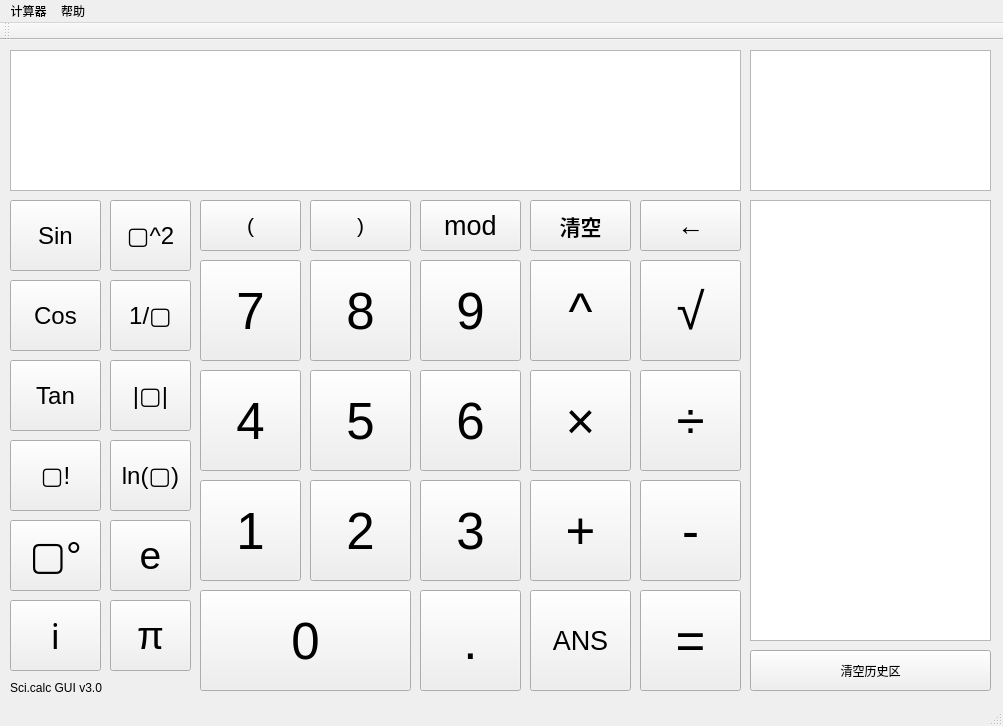
<?xml version="1.0" encoding="UTF-8"?>
<ui version="4.0">
 <class>MainWindow</class>
 <widget class="QMainWindow" name="MainWindow">
  <property name="enabled">
   <bool>true</bool>
  </property>
  <property name="geometry">
   <rect>
    <x>0</x>
    <y>0</y>
    <width>1003</width>
    <height>726</height>
   </rect>
  </property>
  <property name="sizePolicy">
   <sizepolicy hsizetype="MinimumExpanding" vsizetype="Preferred">
    <horstretch>0</horstretch>
    <verstretch>0</verstretch>
   </sizepolicy>
  </property>
  <property name="minimumSize">
   <size>
    <width>813</width>
    <height>726</height>
   </size>
  </property>
  <property name="maximumSize">
   <size>
    <width>1005</width>
    <height>780</height>
   </size>
  </property>
  <property name="windowTitle">
   <string>科  学  计  算  器</string>
  </property>
  <property name="windowIcon">
   <iconset>
    <normaloff>nano_icon_pack_6.ico</normaloff>nano_icon_pack_6.ico</iconset>
  </property>
  <widget class="QWidget" name="centralwidget">
   <widget class="QTextBrowser" name="history">
    <property name="geometry">
     <rect>
      <x>750</x>
      <y>160</y>
      <width>241</width>
      <height>441</height>
     </rect>
    </property>
    <property name="font">
     <font>
      <family>Arial</family>
      <pointsize>16</pointsize>
     </font>
    </property>
    <property name="cursor" stdset="0">
     <cursorShape>IBeamCursor</cursorShape>
    </property>
   </widget>
   <widget class="QTextEdit" name="inputBox">
    <property name="geometry">
     <rect>
      <x>10</x>
      <y>10</y>
      <width>731</width>
      <height>141</height>
     </rect>
    </property>
    <property name="font">
     <font>
      <family>Arial</family>
      <pointsize>33</pointsize>
     </font>
    </property>
    <property name="cursor" stdset="0">
     <cursorShape>IBeamCursor</cursorShape>
    </property>
    <property name="statusTip">
     <string/>
    </property>
    <property name="layoutDirection">
     <enum>Qt::LeftToRight</enum>
    </property>
   </widget>
   <widget class="QPushButton" name="pb7">
    <property name="geometry">
     <rect>
      <x>200</x>
      <y>220</y>
      <width>101</width>
      <height>101</height>
     </rect>
    </property>
    <property name="font">
     <font>
      <family>Arial</family>
      <pointsize>38</pointsize>
     </font>
    </property>
    <property name="text">
     <string>7</string>
    </property>
   </widget>
   <widget class="QPushButton" name="pb8">
    <property name="geometry">
     <rect>
      <x>310</x>
      <y>220</y>
      <width>101</width>
      <height>101</height>
     </rect>
    </property>
    <property name="font">
     <font>
      <family>Arial</family>
      <pointsize>38</pointsize>
     </font>
    </property>
    <property name="text">
     <string>8</string>
    </property>
   </widget>
   <widget class="QPushButton" name="pb9">
    <property name="geometry">
     <rect>
      <x>420</x>
      <y>220</y>
      <width>101</width>
      <height>101</height>
     </rect>
    </property>
    <property name="font">
     <font>
      <family>Arial</family>
      <pointsize>38</pointsize>
     </font>
    </property>
    <property name="text">
     <string>9</string>
    </property>
   </widget>
   <widget class="QPushButton" name="pb4">
    <property name="geometry">
     <rect>
      <x>200</x>
      <y>330</y>
      <width>101</width>
      <height>101</height>
     </rect>
    </property>
    <property name="font">
     <font>
      <family>Arial</family>
      <pointsize>38</pointsize>
     </font>
    </property>
    <property name="text">
     <string>4</string>
    </property>
   </widget>
   <widget class="QPushButton" name="pb5">
    <property name="geometry">
     <rect>
      <x>310</x>
      <y>330</y>
      <width>101</width>
      <height>101</height>
     </rect>
    </property>
    <property name="font">
     <font>
      <family>Arial</family>
      <pointsize>38</pointsize>
     </font>
    </property>
    <property name="text">
     <string>5</string>
    </property>
   </widget>
   <widget class="QPushButton" name="pb6">
    <property name="geometry">
     <rect>
      <x>420</x>
      <y>330</y>
      <width>101</width>
      <height>101</height>
     </rect>
    </property>
    <property name="font">
     <font>
      <family>Arial</family>
      <pointsize>38</pointsize>
     </font>
    </property>
    <property name="text">
     <string>6</string>
    </property>
   </widget>
   <widget class="QPushButton" name="pb1">
    <property name="geometry">
     <rect>
      <x>200</x>
      <y>440</y>
      <width>101</width>
      <height>101</height>
     </rect>
    </property>
    <property name="font">
     <font>
      <family>Arial</family>
      <pointsize>38</pointsize>
     </font>
    </property>
    <property name="text">
     <string>1</string>
    </property>
   </widget>
   <widget class="QPushButton" name="pb2">
    <property name="geometry">
     <rect>
      <x>310</x>
      <y>440</y>
      <width>101</width>
      <height>101</height>
     </rect>
    </property>
    <property name="font">
     <font>
      <family>Arial</family>
      <pointsize>38</pointsize>
     </font>
    </property>
    <property name="text">
     <string>2</string>
    </property>
   </widget>
   <widget class="QPushButton" name="pb3">
    <property name="geometry">
     <rect>
      <x>420</x>
      <y>440</y>
      <width>101</width>
      <height>101</height>
     </rect>
    </property>
    <property name="font">
     <font>
      <family>Arial</family>
      <pointsize>38</pointsize>
     </font>
    </property>
    <property name="text">
     <string>3</string>
    </property>
   </widget>
   <widget class="QPushButton" name="pb0">
    <property name="geometry">
     <rect>
      <x>200</x>
      <y>550</y>
      <width>211</width>
      <height>101</height>
     </rect>
    </property>
    <property name="font">
     <font>
      <family>Arial</family>
      <pointsize>38</pointsize>
     </font>
    </property>
    <property name="text">
     <string>0</string>
    </property>
   </widget>
   <widget class="QPushButton" name="pbDot">
    <property name="geometry">
     <rect>
      <x>420</x>
      <y>550</y>
      <width>101</width>
      <height>101</height>
     </rect>
    </property>
    <property name="font">
     <font>
      <family>Arial</family>
      <pointsize>38</pointsize>
     </font>
    </property>
    <property name="text">
     <string>.</string>
    </property>
   </widget>
   <widget class="QPushButton" name="pbEnter">
    <property name="geometry">
     <rect>
      <x>640</x>
      <y>550</y>
      <width>101</width>
      <height>101</height>
     </rect>
    </property>
    <property name="font">
     <font>
      <family>Arial</family>
      <pointsize>38</pointsize>
     </font>
    </property>
    <property name="text">
     <string>=</string>
    </property>
   </widget>
   <widget class="QPushButton" name="pbAdd">
    <property name="geometry">
     <rect>
      <x>530</x>
      <y>440</y>
      <width>101</width>
      <height>101</height>
     </rect>
    </property>
    <property name="font">
     <font>
      <family>Arial</family>
      <pointsize>38</pointsize>
     </font>
    </property>
    <property name="text">
     <string>+</string>
    </property>
   </widget>
   <widget class="QPushButton" name="pbMin">
    <property name="geometry">
     <rect>
      <x>640</x>
      <y>440</y>
      <width>101</width>
      <height>101</height>
     </rect>
    </property>
    <property name="font">
     <font>
      <family>Arial</family>
      <pointsize>38</pointsize>
     </font>
    </property>
    <property name="text">
     <string>-</string>
    </property>
   </widget>
   <widget class="QPushButton" name="pbMul">
    <property name="geometry">
     <rect>
      <x>530</x>
      <y>330</y>
      <width>101</width>
      <height>101</height>
     </rect>
    </property>
    <property name="font">
     <font>
      <family>Arial</family>
      <pointsize>38</pointsize>
     </font>
    </property>
    <property name="text">
     <string>×</string>
    </property>
   </widget>
   <widget class="QPushButton" name="pbDvd">
    <property name="geometry">
     <rect>
      <x>640</x>
      <y>330</y>
      <width>101</width>
      <height>101</height>
     </rect>
    </property>
    <property name="font">
     <font>
      <family>Arial</family>
      <pointsize>38</pointsize>
     </font>
    </property>
    <property name="text">
     <string>÷</string>
    </property>
   </widget>
   <widget class="QPushButton" name="pbPwr">
    <property name="geometry">
     <rect>
      <x>530</x>
      <y>220</y>
      <width>101</width>
      <height>101</height>
     </rect>
    </property>
    <property name="font">
     <font>
      <family>Arial</family>
      <pointsize>38</pointsize>
     </font>
    </property>
    <property name="text">
     <string>^</string>
    </property>
   </widget>
   <widget class="QPushButton" name="pbMod">
    <property name="geometry">
     <rect>
      <x>420</x>
      <y>160</y>
      <width>101</width>
      <height>51</height>
     </rect>
    </property>
    <property name="font">
     <font>
      <family>Arial</family>
      <pointsize>20</pointsize>
     </font>
    </property>
    <property name="text">
     <string>mod</string>
    </property>
   </widget>
   <widget class="QPushButton" name="pbClearHistory">
    <property name="geometry">
     <rect>
      <x>750</x>
      <y>610</y>
      <width>241</width>
      <height>41</height>
     </rect>
    </property>
    <property name="text">
     <string>清空历史区</string>
    </property>
   </widget>
   <widget class="QPushButton" name="pbClear">
    <property name="geometry">
     <rect>
      <x>530</x>
      <y>160</y>
      <width>101</width>
      <height>51</height>
     </rect>
    </property>
    <property name="font">
     <font>
      <family>Arial</family>
      <pointsize>16</pointsize>
      <weight>75</weight>
      <bold>true</bold>
     </font>
    </property>
    <property name="text">
     <string>清空</string>
    </property>
   </widget>
   <widget class="QPushButton" name="pbDel">
    <property name="geometry">
     <rect>
      <x>640</x>
      <y>160</y>
      <width>101</width>
      <height>51</height>
     </rect>
    </property>
    <property name="font">
     <font>
      <family>Arial</family>
      <pointsize>20</pointsize>
     </font>
    </property>
    <property name="text">
     <string>←</string>
    </property>
   </widget>
   <widget class="QPushButton" name="pbLkh">
    <property name="geometry">
     <rect>
      <x>200</x>
      <y>160</y>
      <width>101</width>
      <height>51</height>
     </rect>
    </property>
    <property name="font">
     <font>
      <family>Arial</family>
      <pointsize>16</pointsize>
     </font>
    </property>
    <property name="text">
     <string>(</string>
    </property>
   </widget>
   <widget class="QPushButton" name="pbRkh">
    <property name="geometry">
     <rect>
      <x>310</x>
      <y>160</y>
      <width>101</width>
      <height>51</height>
     </rect>
    </property>
    <property name="font">
     <font>
      <family>Arial</family>
      <pointsize>16</pointsize>
     </font>
    </property>
    <property name="text">
     <string>)</string>
    </property>
   </widget>
   <widget class="QPushButton" name="pbSqrt">
    <property name="geometry">
     <rect>
      <x>640</x>
      <y>220</y>
      <width>101</width>
      <height>101</height>
     </rect>
    </property>
    <property name="font">
     <font>
      <family>Arial</family>
      <pointsize>38</pointsize>
     </font>
    </property>
    <property name="text">
     <string>√</string>
    </property>
   </widget>
   <widget class="QPushButton" name="pbAns">
    <property name="geometry">
     <rect>
      <x>530</x>
      <y>550</y>
      <width>101</width>
      <height>101</height>
     </rect>
    </property>
    <property name="font">
     <font>
      <family>Arial</family>
      <pointsize>20</pointsize>
     </font>
    </property>
    <property name="text">
     <string>ANS</string>
    </property>
   </widget>
   <widget class="QTextEdit" name="NDbox">
    <property name="geometry">
     <rect>
      <x>750</x>
      <y>10</y>
      <width>241</width>
      <height>141</height>
     </rect>
    </property>
    <property name="font">
     <font>
      <family>Arial</family>
      <pointsize>26</pointsize>
     </font>
    </property>
    <property name="cursor" stdset="0">
     <cursorShape>IBeamCursor</cursorShape>
    </property>
   </widget>
   <widget class="QPushButton" name="pbSqr">
    <property name="geometry">
     <rect>
      <x>110</x>
      <y>160</y>
      <width>81</width>
      <height>71</height>
     </rect>
    </property>
    <property name="font">
     <font>
      <pointsize>18</pointsize>
     </font>
    </property>
    <property name="focusPolicy">
     <enum>Qt::TabFocus</enum>
    </property>
    <property name="text">
     <string>▢^2</string>
    </property>
   </widget>
   <widget class="QPushButton" name="pbSin">
    <property name="geometry">
     <rect>
      <x>10</x>
      <y>160</y>
      <width>91</width>
      <height>71</height>
     </rect>
    </property>
    <property name="font">
     <font>
      <pointsize>18</pointsize>
     </font>
    </property>
    <property name="focusPolicy">
     <enum>Qt::TabFocus</enum>
    </property>
    <property name="text">
     <string>Sin</string>
    </property>
   </widget>
   <widget class="QPushButton" name="pb1Dx">
    <property name="geometry">
     <rect>
      <x>110</x>
      <y>240</y>
      <width>81</width>
      <height>71</height>
     </rect>
    </property>
    <property name="font">
     <font>
      <pointsize>18</pointsize>
     </font>
    </property>
    <property name="focusPolicy">
     <enum>Qt::TabFocus</enum>
    </property>
    <property name="text">
     <string>1/▢</string>
    </property>
   </widget>
   <widget class="QPushButton" name="pbAbs">
    <property name="geometry">
     <rect>
      <x>110</x>
      <y>320</y>
      <width>81</width>
      <height>71</height>
     </rect>
    </property>
    <property name="font">
     <font>
      <pointsize>18</pointsize>
     </font>
    </property>
    <property name="focusPolicy">
     <enum>Qt::TabFocus</enum>
    </property>
    <property name="text">
     <string>|▢|</string>
    </property>
   </widget>
   <widget class="QPushButton" name="pbLn">
    <property name="geometry">
     <rect>
      <x>110</x>
      <y>400</y>
      <width>81</width>
      <height>71</height>
     </rect>
    </property>
    <property name="font">
     <font>
      <pointsize>18</pointsize>
     </font>
    </property>
    <property name="focusPolicy">
     <enum>Qt::TabFocus</enum>
    </property>
    <property name="text">
     <string>ln(▢)</string>
    </property>
   </widget>
   <widget class="QPushButton" name="pbE">
    <property name="geometry">
     <rect>
      <x>110</x>
      <y>480</y>
      <width>81</width>
      <height>71</height>
     </rect>
    </property>
    <property name="font">
     <font>
      <pointsize>29</pointsize>
     </font>
    </property>
    <property name="focusPolicy">
     <enum>Qt::TabFocus</enum>
    </property>
    <property name="text">
     <string>e</string>
    </property>
   </widget>
   <widget class="QPushButton" name="pbPi">
    <property name="geometry">
     <rect>
      <x>110</x>
      <y>560</y>
      <width>81</width>
      <height>71</height>
     </rect>
    </property>
    <property name="font">
     <font>
      <pointsize>29</pointsize>
     </font>
    </property>
    <property name="focusPolicy">
     <enum>Qt::TabFocus</enum>
    </property>
    <property name="text">
     <string>π</string>
    </property>
   </widget>
   <widget class="QPushButton" name="pbCos">
    <property name="geometry">
     <rect>
      <x>10</x>
      <y>240</y>
      <width>91</width>
      <height>71</height>
     </rect>
    </property>
    <property name="font">
     <font>
      <pointsize>18</pointsize>
     </font>
    </property>
    <property name="focusPolicy">
     <enum>Qt::TabFocus</enum>
    </property>
    <property name="text">
     <string>Cos</string>
    </property>
   </widget>
   <widget class="QPushButton" name="pbTan">
    <property name="geometry">
     <rect>
      <x>10</x>
      <y>320</y>
      <width>91</width>
      <height>71</height>
     </rect>
    </property>
    <property name="font">
     <font>
      <pointsize>18</pointsize>
     </font>
    </property>
    <property name="focusPolicy">
     <enum>Qt::TabFocus</enum>
    </property>
    <property name="text">
     <string>Tan</string>
    </property>
   </widget>
   <widget class="QPushButton" name="pbDegree">
    <property name="geometry">
     <rect>
      <x>10</x>
      <y>480</y>
      <width>91</width>
      <height>71</height>
     </rect>
    </property>
    <property name="font">
     <font>
      <pointsize>29</pointsize>
     </font>
    </property>
    <property name="focusPolicy">
     <enum>Qt::TabFocus</enum>
    </property>
    <property name="text">
     <string>▢°</string>
    </property>
   </widget>
   <widget class="QPushButton" name="pbI">
    <property name="geometry">
     <rect>
      <x>10</x>
      <y>560</y>
      <width>91</width>
      <height>71</height>
     </rect>
    </property>
    <property name="font">
     <font>
      <family>Gabriola</family>
      <pointsize>26</pointsize>
     </font>
    </property>
    <property name="focusPolicy">
     <enum>Qt::TabFocus</enum>
    </property>
    <property name="text">
     <string>i</string>
    </property>
   </widget>
   <widget class="QPushButton" name="pbJC">
    <property name="geometry">
     <rect>
      <x>10</x>
      <y>400</y>
      <width>91</width>
      <height>71</height>
     </rect>
    </property>
    <property name="font">
     <font>
      <pointsize>18</pointsize>
     </font>
    </property>
    <property name="focusPolicy">
     <enum>Qt::TabFocus</enum>
    </property>
    <property name="text">
     <string>▢!</string>
    </property>
   </widget>
   <widget class="QLabel" name="label">
    <property name="geometry">
     <rect>
      <x>10</x>
      <y>640</y>
      <width>181</width>
      <height>16</height>
     </rect>
    </property>
    <property name="mouseTracking">
     <bool>false</bool>
    </property>
    <property name="text">
     <string>Sci.calc GUI v3.0</string>
    </property>
   </widget>
  </widget>
  <widget class="QStatusBar" name="statusbar"/>
  <widget class="QToolBar" name="toolBar">
   <property name="windowTitle">
    <string>toolBar</string>
   </property>
   <attribute name="toolBarArea">
    <enum>TopToolBarArea</enum>
   </attribute>
   <attribute name="toolBarBreak">
    <bool>false</bool>
   </attribute>
  </widget>
  <widget class="QMenuBar" name="menuBar">
   <property name="geometry">
    <rect>
     <x>0</x>
     <y>0</y>
     <width>1003</width>
     <height>26</height>
    </rect>
   </property>
   <widget class="QMenu" name="menu">
    <property name="title">
     <string>计算器</string>
    </property>
    <addaction name="Qexit"/>
   </widget>
   <widget class="QMenu" name="menu_2">
    <property name="title">
     <string>帮助</string>
    </property>
    <addaction name="Qhelp"/>
    <addaction name="Qabout"/>
   </widget>
   <addaction name="menu"/>
   <addaction name="menu_2"/>
  </widget>
  <action name="Qexit">
   <property name="text">
    <string>退出</string>
   </property>
   <property name="menuRole">
    <enum>QAction::TextHeuristicRole</enum>
   </property>
  </action>
  <action name="Qhelp">
   <property name="text">
    <string>帮助</string>
   </property>
  </action>
  <action name="Qabout">
   <property name="text">
    <string>关于</string>
   </property>
  </action>
 </widget>
 <resources/>
 <connections>
  <connection>
   <sender>Qexit</sender>
   <signal>triggered()</signal>
   <receiver>MainWindow</receiver>
   <slot>close()</slot>
   <hints>
    <hint type="sourcelabel">
     <x>-1</x>
     <y>-1</y>
    </hint>
    <hint type="destinationlabel">
     <x>501</x>
     <y>362</y>
    </hint>
   </hints>
  </connection>
 </connections>
</ui>
